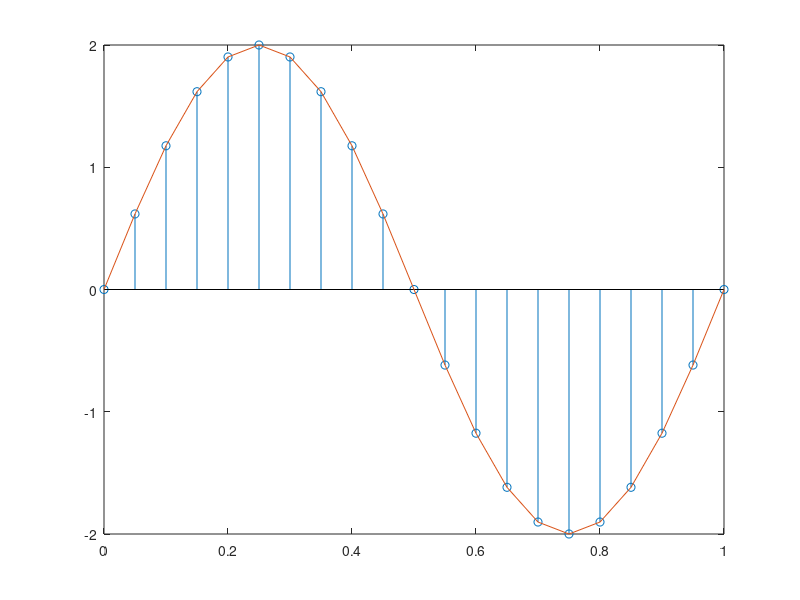

MATLAB code to generate this figure: (Note: this script raises an error after producing the figure.)
%©ALRAAAFI (ID-22111128:JSTUCSE4th)
clc;
clear all;
close all;


n = 0:0.05:1; %stat:step:end
A = 2;
y = A*sin( 2*pi*n );




%subplot(1,2,1);
stem(n,y);
hold on;
plot(n,y);
title("GRAPH of A*exp(jnw)", '12');
xlabel('TIME');
ylabel('AMPITUTE');
grid on;



